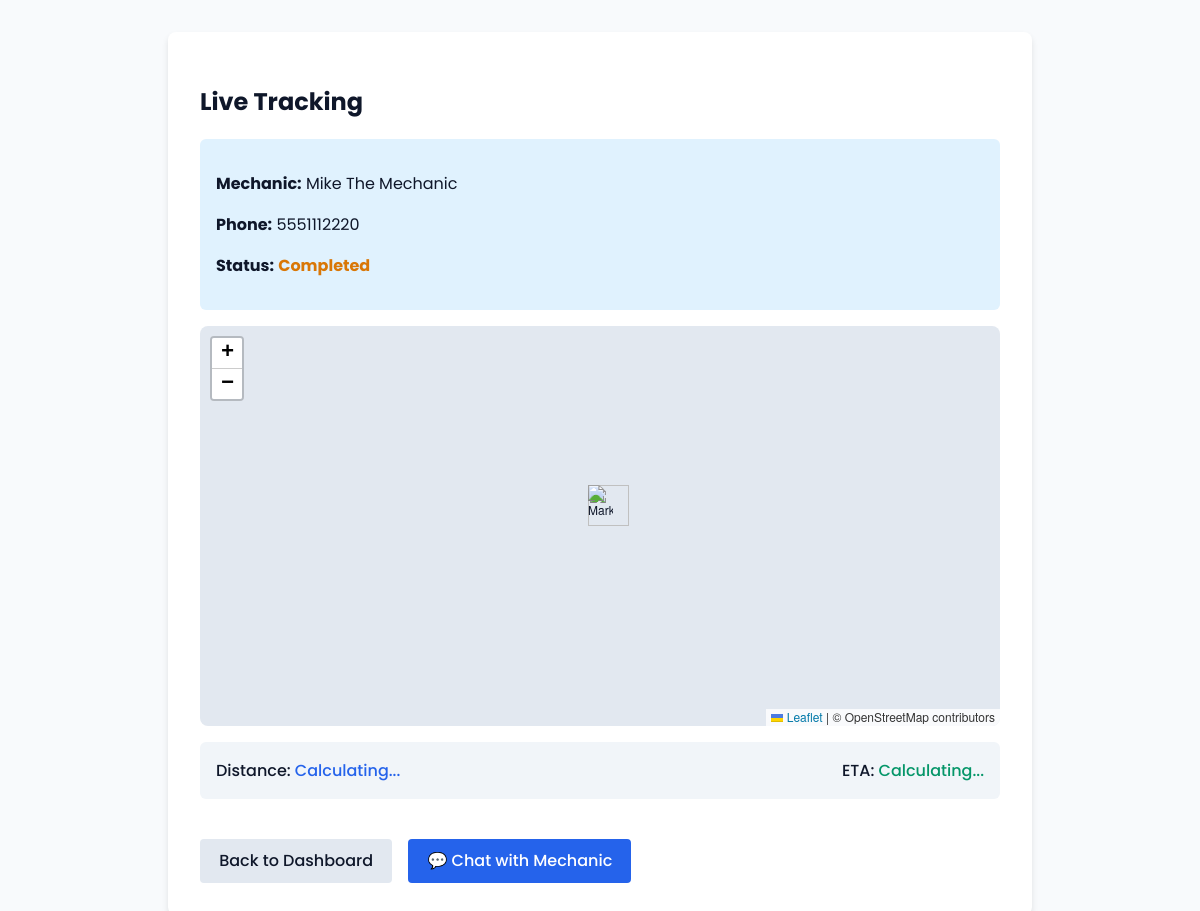
The page /frontend/user/track.php?id=1 (signed in) on the database its author committed.
### tables this page shows
CREATE TABLE `requests` (
  `id` int(11) NOT NULL AUTO_INCREMENT,
  `driver_id` int(11) NOT NULL,
  `mechanic_id` int(11) DEFAULT NULL,
  `vehicle_type` varchar(50) NOT NULL,
  `location_lat` decimal(10,8) NOT NULL,
  `location_lng` decimal(11,8) NOT NULL,
  `location_address` varchar(255) DEFAULT NULL,
  `problem_description` text NOT NULL,
  `status` enum('Pending','Accepted','In Progress','Completed','Cancelled') NOT NULL DEFAULT 'Pending',
  `agreed_amount` decimal(10,2) DEFAULT NULL,
  `payment_status` enum('Unpaid','Paid') NOT NULL DEFAULT 'Unpaid',
  `created_at` timestamp DEFAULT current_timestamp(),
  `updated_at` timestamp DEFAULT current_timestamp() ON UPDATE current_timestamp(),
  PRIMARY KEY (`id`),
  FOREIGN KEY (`driver_id`) REFERENCES `users`(`id`) ON DELETE CASCADE,
  FOREIGN KEY (`mechanic_id`) REFERENCES `mechanics`(`id`) ON DELETE SET NULL
);

CREATE TABLE `users` (
  `id` int(11) NOT NULL AUTO_INCREMENT,
  `name` varchar(100) NOT NULL,
  `email` varchar(100) NOT NULL UNIQUE,
  `password_hash` varchar(255) NOT NULL,
  `role` enum('user','mechanic','admin') NOT NULL DEFAULT 'user',
  `phone` varchar(20) DEFAULT NULL,
  `created_at` timestamp DEFAULT current_timestamp(),
  PRIMARY KEY (`id`)
);

### frontend/user/track.php (the view, shortened to what this page needs)
<?php
require_once '../../backend/config/db.php';
$request_id = $_GET['id'] ?? null;
$user_id = $_SESSION['user_id'];
$stmt = $pdo->prepare("
    SELECT r.*, m.latitude as mech_lat, m.longitude as mech_lng, u.name as mechanic_name, u.phone as mechanic_phone
    FROM requests r
    JOIN mechanics m ON r.mechanic_id = m.id
    JOIN users u ON m.user_id = u.id
    WHERE r.id = ? AND r.driver_id = ?
");
$stmt->execute([$request_id, $user_id]);
$requestData = $stmt->fetch();
?>
<!DOCTYPE html>
<html lang="en">
<head>
    <link rel="stylesheet" href="https://unpkg.com/leaflet@1.9.4/dist/leaflet.css"/>
</head>
<body>
    <div class="card">
        <h2>Live Tracking</h2>
        <div class="info-box">
            <p><strong>Mechanic:</strong> <?php echo htmlspecialchars($requestData['mechanic_name']); ?></p>
            <p><strong>Phone:</strong> <?php echo htmlspecialchars($requestData['mechanic_phone']); ?></p>
            <p><strong>Status:</strong> <span id="reqStatus" style="font-weight:bold; color:#d97706;"><?php echo htmlspecialchars($requestData['status']); ?></span></p>
        </div>
        <div id="map"></div>
        <div class="stats-bar">
            <div>Distance: <span id="distance" style="color: #2563eb;">Calculating...</span></div>
            <div>ETA: <span id="eta" style="color: #059669;">Calculating...</span></div>
        </div>
        <div style="margin-top: 1.5rem; display: flex; gap: 1rem;">
            <a href="dashboard.php" class="btn btn-gray">Back to Dashboard</a>
            <a href="../chat/chat_ui.php?request_id=<?php echo $request_id; ?>" class="btn">💬 Chat with Mechanic</a>
        </div>
    </div>
</body>
</html>

### frontend/user/track.php (style rules this page uses)
body { font-family: 'Poppins', 'Inter', 'Roboto', sans-serif; background: #f8fafc; margin:0; padding:2rem; color: #0f172a; }
.card { max-width: 800px; margin: 0 auto; background: white; padding: 2rem; border-radius: 8px; box-shadow: 0 4px 6px rgba(0,0,0,0.1); }
.info-box { background: #e0f2fe; padding: 1rem; border-radius: 6px; margin-bottom: 1rem; }
#map { width: 100%; height: 400px; background: #e2e8f0; border-radius: 8px; z-index: 1; }
.btn { display: inline-block; padding: 0.6rem 1.2rem; background: #2563eb; color: white; text-decoration: none; border-radius: 4px; margin-top: 1rem; font-weight: 500; }
.btn-gray { background: #e2e8f0; color: #0f172a; }
.stats-bar { display: flex; justify-content: space-between; margin-top: 1rem; background: #f1f5f9; padding: 1rem; border-radius: 6px; font-weight: 500; }

### rows shown on the page
requests: users.name "Mike The Mechanic", users.phone "5551112220", status "Completed"
